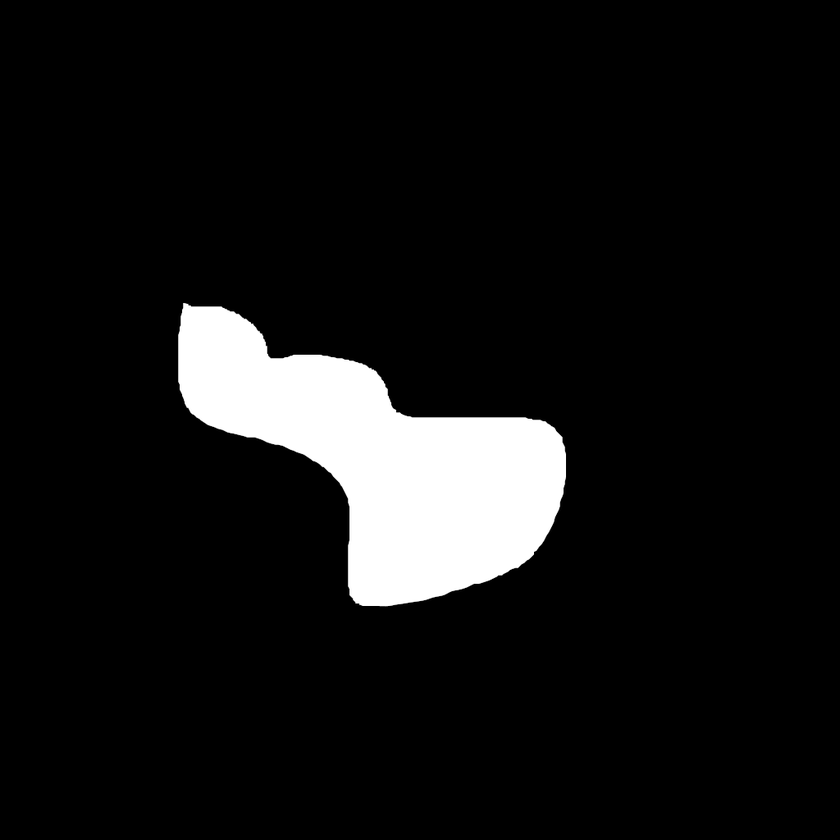
#> input picture data/maskTest/mask0.png, 840 x 840 px, shrunk from 1024 x 1023 before the run; its folder holds only this picture in this run
$ jupyter execute --allow-errors 19-25.ipynb
#> lines starting #> are read from the running program, lines starting #| are printed output that depends on the picture; long printed decimals are rounded
[cell 1]
import cv2
import numpy as np
from skimage.segmentation import slic
from PIL import Image
from math import sqrt, floor, ceil, nan, pi
from skimage.transform import rotate
import matplotlib.pyplot as plt
from skimage.io import imread
import os
from skimage.color import rgb2hsv
from scipy.stats import circmean, circvar, circstd

imgDir = os.path.abspath(os.path.join(os.getcwd(), os.pardir, os.pardir, "data"))

[cell 2]
#not my functions but needed to run my functions;

def find_midpoint_v1(image):

    row_mid = image.shape[0] / 2     # nr of the middle row
    col_mid = image.shape[1] / 2     # nr of the middle column
    return row_mid, col_mid

def asymmetry(mask):


    row_mid, col_mid = find_midpoint_v1(mask)           # uses the previous function

    # slicing into 4 different halves. We will calculate symmetry on both halves
    # ceil and floor are used in case the outputs of the midpoint functions have decimals
    upper_half = mask[:ceil(row_mid), :]
    lower_half = mask[floor(row_mid):, :]
    left_half = mask[:, :ceil(col_mid)]
    right_half = mask[:, floor(col_mid):]

    # flip one of the complementary halves of each pair (one horizontal half, one vertical half)
    flipped_lower = np.flip(lower_half, axis=0)
    flipped_right = np.flip(right_half, axis=1)

    # using the xor logic, makes a binary array of all pixels in both symmetry pairs
    hori_xor_area = np.logical_xor(upper_half, flipped_lower)
    vert_xor_area = np.logical_xor(left_half, flipped_right)

    # to calculate ratio, we need to know how many pixels there are in total
    total_pxls = np.sum(mask)
    # the sum together how many true values there are
    # keeping note of xor logic => the more ASYMMETRY the higher the number
    hori_asymmetry_pxls = np.sum(hori_xor_area)
    vert_asymmetry_pxls = np.sum(vert_xor_area)

    asymmetry_score = (hori_asymmetry_pxls + vert_asymmetry_pxls) / (total_pxls * 2)

    return round(asymmetry_score, 4)

def cut_mask(mask):

    # input is numpy array mask
    col_sums = np.sum(mask, axis=0)     # sums up the values between 0 and 1
    row_sums = np.sum(mask, axis=1)     # shows if any row or column contains anything but 0s

    active_cols = []        # lists all the columns where there is no lesion
    for index, col_sum in enumerate(col_sums):  # takes all columns
        if col_sum != 0:                        # if the full column is 0, it's not added to the list
            active_cols.append(index)

    active_rows = []        # analog for rows
    for index, row_sum in enumerate(row_sums):
        if row_sum != 0:
            active_rows.append(index)

    # taking the bordering rows and columns of the mask (excluding the black edges where there is nothing)
    col_min = active_cols[0]
    col_max = active_cols[-1]
    row_min = active_rows[0]
    row_max = active_rows[-1]

    # saving the new mask
    cut_mask_ = mask[row_min:row_max+1, col_min:col_max+1]

    return cut_mask_


def rotation_asymmetry(mask, n: int):

#> called with n = 30
    asymmetry_scores = {}

    for i in range(n):

        degrees = 90 * i / n

        rotated_mask = rotate(mask, degrees)
        cutted_mask = cut_mask(rotated_mask)

        asymmetry_scores[degrees] = asymmetry(cutted_mask)
#> this loop made 30 passes
#> (total_pxls in asymmetry, hori_asymmetry_pxls in asymmetry, vert_asymmetry_pxls in asymmetry, asymmetry_score in asymmetry) on passes 1 to 12: (55819.8, 35211, 36713, 0.644), (55819.8, 32925, 35522, 0.613), (55819.8, 30161, 33735, 0.572), (55819.8, 28409, 31834, 0.54), (55820, 27888, 28996, 0.51), (55819.8, 28283, 25427, 0.481), (55819.7, 29136, 21882, 0.457), (55819.8, 28413, 19687, 0.431), (55819, 24580, 18892, 0.389), (55819.2, 20280, 18392, 0.346), (55819.9, 15666, 18136, 0.303), (55819.4, 12018, 17955, 0.268)
#> pass 1, in cut_mask, `cut_mask_ = mask[row_min:row_max+1, col_min:col_max+1]`:
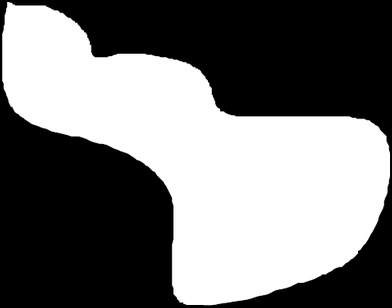
#> cut_mask_: shape (308, 392) float64; min 0, max 1, mean 0.462
#> pass 1, in asymmetry, `upper_half = mask[:ceil(row_mid), :]`:
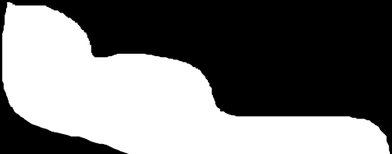
#> upper_half: shape (154, 392) float64; min 0, max 1, mean 0.458
#> pass 1, in asymmetry, `lower_half = mask[floor(row_mid):, :]`:
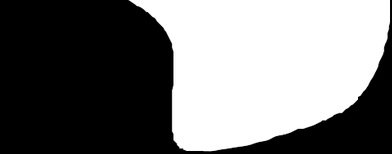
#> lower_half: shape (154, 392) float64; min 0, max 1, mean 0.467
#> after the loop:
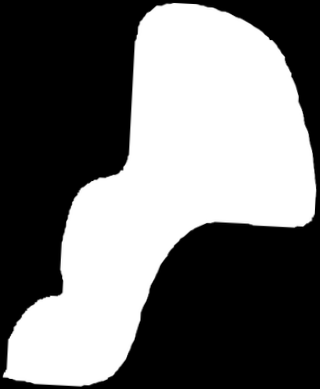
#> cutted_mask: shape (389, 320) float64; min 0, max 1, mean 0.448
#> after the loop:
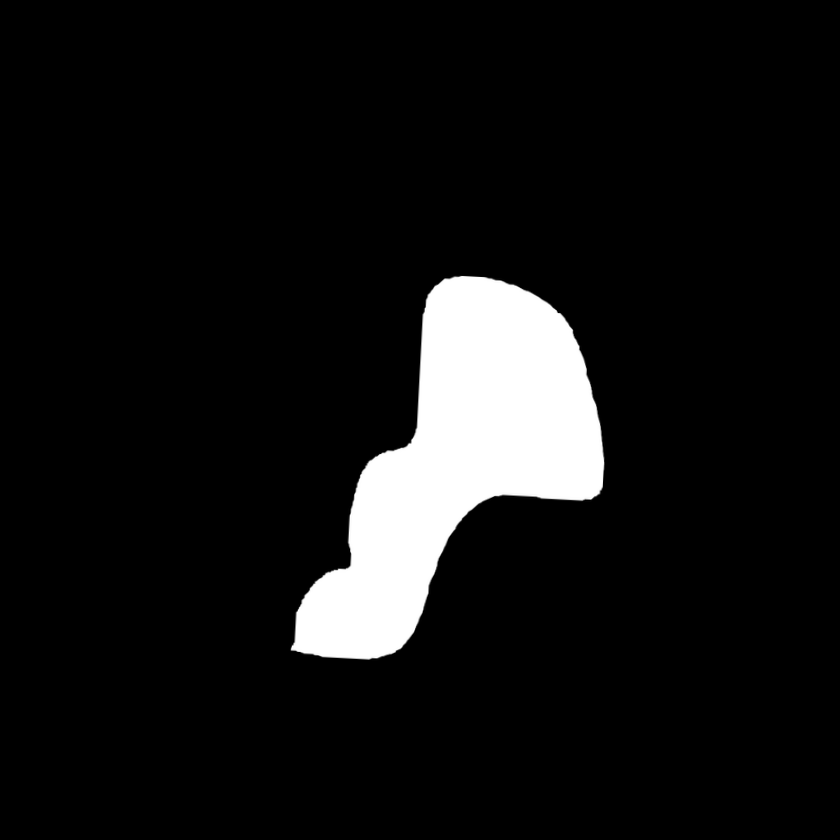
#> rotated_mask: shape (840, 840) float64; min 0, max 1, mean 0.0791
#> after the loop, asymmetry_scores = 30 items

    return asymmetry_scores

[cell 3]
#asymmetry functions; mean, best, worst asymmetry
def mean_asymmetry(mask, rotations = 30):

    asymmetry_scores = rotation_asymmetry(mask, rotations) #
#> asymmetry_scores = 30 items
    mean_score = sum(asymmetry_scores.values()) / len(asymmetry_scores)
#> mean_score = 0.507
#| The mean asymmetry for mask 0 is 0.5073

    return mean_score

def best_asymmetry(mask, rotations = 30):

    asymmetry_scores = rotation_asymmetry(mask, rotations)
    best_score = min(asymmetry_scores.values())

    return best_score

def worst_asymmetry(mask, rotations = 30):

    asymmetry_scores = rotation_asymmetry(mask, rotations)
    worst_score = max(asymmetry_scores.values())

    return worst_score

Asymmetry Functions

#> (a cell that did not finish here is left out)

[cell 5]
#the best (lowest) asymmetry function;
mask_path_circle = os.path.join(imgDir,"maskTest","mask1.png")
#> (the rest of this cell did not finish here and is left out)

[cell 6]
#the worst (highest) asymmetry function;
mask_path_weird = os.path.join(imgDir,"maskTest","mask4.png")
#> (the rest of this cell did not finish here and is left out)

[cell 7]
#Fun Observation for mask 6 and 7

Slic Segmentation
Input: image, mask, n_segments = 50, compactness=0.1

[cell 8]
def slic_segmentation(image, mask, n_segments = 50, compactness = 0.1):

    slic_segments = slic(image,
                    n_segments = n_segments,
                    compactness = compactness,
                    sigma = 1,
                    mask = mask,
                    start_label = 1,
                    channel_axis = 2)

    return slic_segments

img1 = os.path.join(imgDir,"MaskImagePair","PAT_76_1039_269.png")
img1_mask_path = os.path.join(imgDir,"MaskImagePair","PAT_76_1039_269_mask.png")
img1_array = np.array(Image.open(img1))
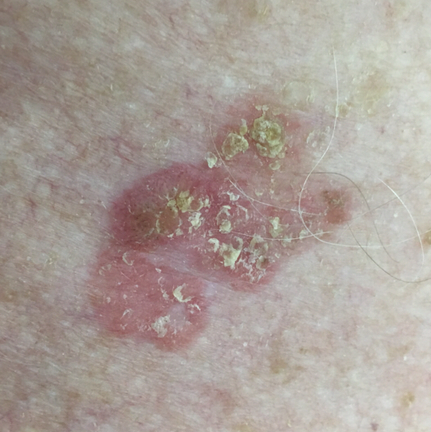
#> input picture data/MaskImagePair/PAT_76_1039_269.png, 431 x 432 px, shrunk from 525 x 526 before the run
#> img1_array is the input picture: shape (432, 431, 4); mean R, G, B, A 169.6, 158.8, 152, 255
img1_mask_array = np.array(Image.open(img1_mask_path))
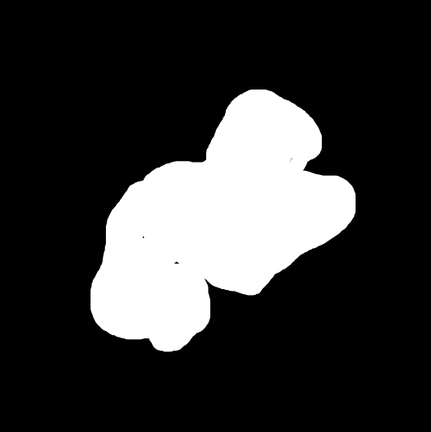
#> input picture data/MaskImagePair/PAT_76_1039_269_mask.png, 431 x 432 px, shrunk from 525 x 526 before the run
#> img1_mask_array is the input picture: shape (432, 431); min 0, max 255, mean 53.1

segments = slic_segmentation(img1_array,img1_mask_array,15)
#> in slic_segmentation, `slic_segments = slic(image, n_segments = n_segments, compactness = com..`:
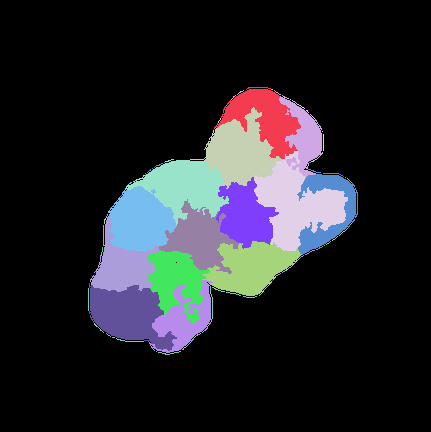
#> slic_segments: shape (432, 431) int64; 16 distinct labels, from 0 to 15; one colour per label, 0 black

plt.subplot(1,3,1)
plt.imshow(segments, cmap='nipy_spectral')
plt.title("SLIC Superpixel Segments")
plt.axis("off")

plt.subplot(1,3,2)
plt.imshow(img1_array)
plt.axis("off")

plt.subplot(1,3,3)
plt.imshow(img1_mask_array)
plt.axis("off")
plt.show()

[cell 9]
#Get rgb means functions
def get_rgb_means(image, slic_segments):

    max_segment_id = np.unique(slic_segments)[-1]
#> max_segment_id = 15

    rgb_means = []
    for i in range(1, max_segment_id + 1):

        segment = image.copy()
        segment[slic_segments != i] = -1

        rgb_mean = np.mean(segment, axis = (0, 1), where = (segment != -1))

        rgb_means.append(rgb_mean)
#> this loop made 15 passes
#> rgb_mean on passes 1 to 12: [253.6, 253.4, 253.2, 255], [254.3, 254.2, 254.1, 255], [253, 252.6, 252.4, 255], [252.7, 252.2, 252, 255], [252.9, 252.3, 252.3, 255], [254.1, 254, 253.9, 255], [253.6, 253.3, 253.2, 255], [252.8, 252.2, 252.1, 255], [253.5, 253.1, 253.1, 255], [253.7, 253.2, 253.2, 255], [253.4, 253, 253, 255], [253.7, 253.2, 253.3, 255]
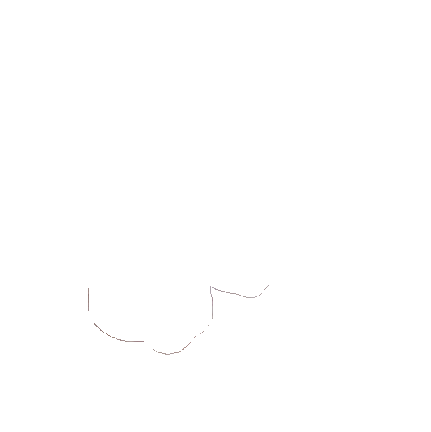
#> segment: shape (432, 431, 4); mean R, G, B, A 254.9, 254.9, 254.9, 255
#> after the loop, rgb_means = 15 items, first 6: [253.6, 253.4, 253.2, 255], [254.3, 254.2, 254.1, 255], [253, 252.6, 252.4, 255], [252.7, 252.2, 252, 255], [252.9, 252.3, 252.3, 255], [254.1, 254, 253.9, 255]

    return rgb_means

get_rgb_means(img1_array,segments)
#> Out has the same summary as rgb_means in get_rgb_means

[cell 10]
#get hsv mean
def get_hsv_means(image, slic_segments):

    img_rgb = img1_array[:, :, :3]  # added by me as original image was RGBA format
    hsv_image = rgb2hsv(img_rgb)
#> hsv_image: shape (432, 431, 3) float64; mean of channels 0, 1, 2 0.182, 0.114, 0.666

    max_segment_id = np.unique(slic_segments)[-1]
#> max_segment_id = 15

    hsv_means = []
    for i in range(1, max_segment_id + 1):

        segment = hsv_image.copy()
        segment[slic_segments != i] = nan

        hue_mean = circmean(segment[:, :, 0], high=1, low=0, nan_policy='omit')
        sat_mean = np.mean(segment[:, :, 1], where = (slic_segments == i))
        val_mean = np.mean(segment[:, :, 2], where = (slic_segments == i))

        hsv_mean = np.asarray([hue_mean, sat_mean, val_mean])

        hsv_means.append(hsv_mean)
#> this loop made 15 passes
#> (hue_mean, sat_mean, val_mean) on passes 1 to 12: (0.0883, 0.186, 0.633), (0.0788, 0.119, 0.677), (0.0584, 0.232, 0.585), (0.0467, 0.185, 0.636), (0.00584, 0.265, 0.557), (0.0599, 0.114, 0.686), (0.0225, 0.184, 0.617), (0.0116, 0.329, 0.498), (0.0112, 0.225, 0.597), (0.995, 0.255, 0.589), (0.0275, 0.164, 0.643), (0.975, 0.221, 0.617)
#> segment: shape (432, 431, 3) float64; 99.89% of the values are NaN or infinite; the others: min 0, max 0.993, mean 0.396
#> after the loop, hsv_means = 15 items, first 6: [0.0883, 0.186, 0.633], [0.0788, 0.119, 0.677], [0.0584, 0.232, 0.585], [0.0467, 0.185, 0.636], [0.00584, 0.265, 0.557], [0.0599, 0.114, 0.686]

    return hsv_means

get_hsv_means(img1_array,segments)
#> Out has the same summary as hsv_means in get_hsv_means
